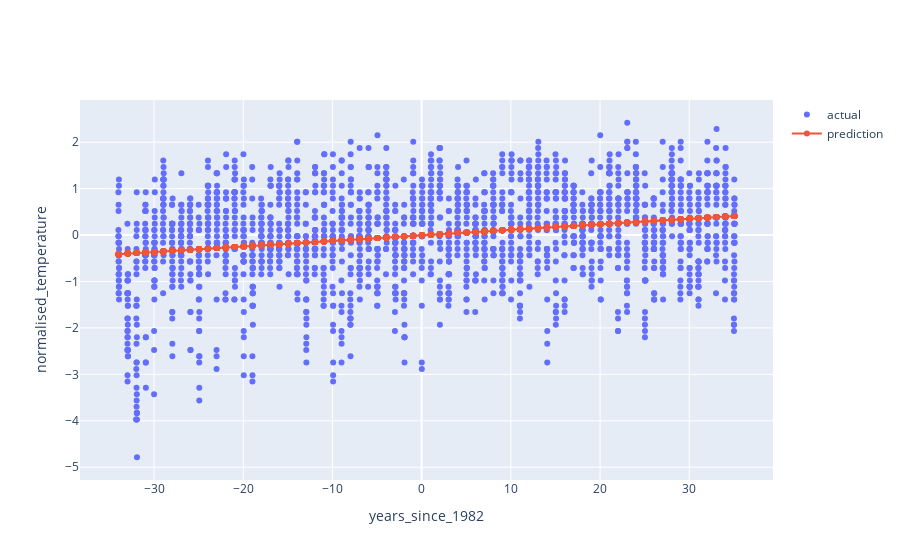

Notebook code for this chart:
### Code cell
# graphing.scatter_2D(data, "years_since_1982", "normalised_temperature", trendline=model.predict)

fig = go.Figure()

# Add traces
fig.add_trace(go.Scatter(x=data['years_since_1982'], y=data['normalised_temperature'],
                    mode='markers',
                    name='actual'))
fig.add_trace(go.Scatter(x=data['years_since_1982'], y=model.predict(data['years_since_1982']),
                    mode='lines+markers',
                    name='prediction'))
fig.update_xaxes(title_text='years_since_1982')
fig.update_yaxes(title_text='normalised_temperature')
fig.show()

### Figure 1 — Plotly figure (JSON) as saved in the notebook; plotly's stock layout.template omitted (floating-point values rounded to 4 significant figures; data arrays with more than 128 entries replaced by an {"elided": "..."} marker saying what was removed)
{"data": [{"mode": "markers", "name": "actual", "type": "scatter", "x": {"elided": "2170 float values"}, "y": {"elided": "2170 float values"}}, {"mode": "lines+markers", "name": "prediction", "type": "scatter", "x": {"elided": "2170 float values"}, "y": {"elided": "2170 float values"}}], "layout": {"xaxis": {"title": {"text": "years_since_1982"}}, "yaxis": {"title": {"text": "normalised_temperature"}}}}
